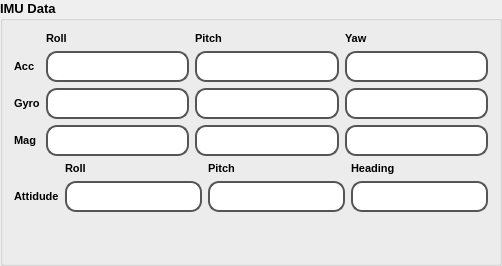
            <widget class="QGroupBox" name="groupBox_5">
             <property name="minimumSize">
              <size>
               <width>381</width>
               <height>223</height>
              </size>
             </property>
             <property name="font">
              <font>
               <pointsize>10</pointsize>
               <weight>75</weight>
               <bold>true</bold>
              </font>
             </property>
             <property name="title">
              <string>IMU Data</string>
             </property>
             <layout class="QGridLayout" name="gridLayout_12">
              <item row="1" column="0">
               <layout class="QGridLayout" name="gridLayout_11">
                <item row="0" column="1">
                 <widget class="QLabel" name="label_40">
                  <property name="font">
                   <font>
                    <pointsize>8</pointsize>
                    <weight>75</weight>
                    <bold>true</bold>
                   </font>
                  </property>
                  <property name="text">
                   <string>Roll</string>
                  </property>
                 </widget>
                </item>
                <item row="0" column="2">
                 <widget class="QLabel" name="label_41">
                  <property name="font">
                   <font>
                    <pointsize>8</pointsize>
                    <weight>75</weight>
                    <bold>true</bold>
                   </font>
                  </property>
                  <property name="text">
                   <string>Pitch</string>
                  </property>
                 </widget>
                </item>
                <item row="0" column="3">
                 <widget class="QLabel" name="label_3">
                  <property name="font">
                   <font>
                    <pointsize>8</pointsize>
                    <weight>75</weight>
                    <bold>true</bold>
                   </font>
                  </property>
                  <property name="text">
                   <string>Heading</string>
                  </property>
                 </widget>
                </item>
                <item row="1" column="0">
                 <widget class="QLabel" name="label">
                  <property name="font">
                   <font>
                    <pointsize>8</pointsize>
                    <weight>75</weight>
                    <bold>true</bold>
                   </font>
                  </property>
                  <property name="text">
                   <string>Attidude</string>
                  </property>
                 </widget>
                </item>
                <item row="1" column="1">
                 <widget class="QLineEdit" name="attRollLine">
                  <property name="styleSheet">
                   <string notr="true">QLineEdit{
background-color: rgb(255, 255, 255);
border: 2px solid #555;
border-radius: 11px;
padding: 5px;

}</string>
                  </property>
                  <property name="readOnly">
                   <bool>true</bool>
                  </property>
                 </widget>
                </item>
                <item row="1" column="2">
                 <widget class="QLineEdit" name="attPitchLine">
                  <property name="styleSheet">
                   <string notr="true">QLineEdit{
background-color: rgb(255, 255, 255);
border: 2px solid #555;
border-radius: 11px;
padding: 5px;

}</string>
                  </property>
                  <property name="readOnly">
                   <bool>true</bool>
                  </property>
                 </widget>
                </item>
                <item row="1" column="3">
                 <widget class="QLineEdit" name="attHeadingLine">
                  <property name="styleSheet">
                   <string notr="true">QLineEdit{
background-color: rgb(255, 255, 255);
border: 2px solid #555;
border-radius: 11px;
padding: 5px;

}</string>
                  </property>
                  <property name="readOnly">
                   <bool>true</bool>
                  </property>
                 </widget>
                </item>
               </layout>
              </item>
              <item row="0" column="0">
               <layout class="QGridLayout" name="gridLayout_10">
                <item row="0" column="1">
                 <widget class="QLabel" name="label_7">
                  <property name="font">
                   <font>
                    <pointsize>8</pointsize>
                    <weight>75</weight>
                    <bold>true</bold>
                   </font>
                  </property>
                  <property name="text">
                   <string>Roll</string>
                  </property>
                 </widget>
                </item>
                <item row="0" column="2">
                 <widget class="QLabel" name="label_8">
                  <property name="font">
                   <font>
                    <pointsize>8</pointsize>
                    <weight>75</weight>
                    <bold>true</bold>
                   </font>
                  </property>
                  <property name="text">
                   <string>Pitch</string>
                  </property>
                 </widget>
                </item>
                <item row="0" column="3">
                 <widget class="QLabel" name="label_9">
                  <property name="font">
                   <font>
                    <pointsize>8</pointsize>
                    <weight>75</weight>
                    <bold>true</bold>
                   </font>
                  </property>
                  <property name="text">
                   <string>Yaw</string>
                  </property>
                 </widget>
                </item>
                <item row="1" column="0">
                 <widget class="QLabel" name="label_4">
                  <property name="font">
                   <font>
                    <pointsize>8</pointsize>
                    <weight>75</weight>
                    <bold>true</bold>
                   </font>
                  </property>
                  <property name="text">
                   <string>Acc</string>
                  </property>
                 </widget>
                </item>
                <item row="1" column="1">
                 <widget class="QLineEdit" name="accRollLine">
                  <property name="styleSheet">
                   <string notr="true">QLineEdit{
background-color: rgb(255, 255, 255);
border: 2px solid #555;
border-radius: 11px;
padding: 5px;

}</string>
                  </property>
                  <property name="readOnly">
                   <bool>true</bool>
                  </property>
                 </widget>
                </item>
                <item row="1" column="2">
                 <widget class="QLineEdit" name="accPitchLine">
                  <property name="styleSheet">
                   <string notr="true">QLineEdit{
background-color: rgb(255, 255, 255);
border: 2px solid #555;
border-radius: 11px;
padding: 5px;

}</string>
                  </property>
                  <property name="readOnly">
                   <bool>true</bool>
                  </property>
                 </widget>
                </item>
                <item row="1" column="3">
                 <widget class="QLineEdit" name="accYawLine">
                  <property name="styleSheet">
                   <string notr="true">QLineEdit{
background-color: rgb(255, 255, 255);
border: 2px solid #555;
border-radius: 11px;
padding: 5px;

}</string>
                  </property>
                  <property name="readOnly">
                   <bool>true</bool>
                  </property>
                 </widget>
                </item>
                <item row="2" column="0">
                 <widget class="QLabel" name="label_5">
                  <property name="font">
                   <font>
                    <pointsize>8</pointsize>
                    <weight>75</weight>
                    <bold>true</bold>
                   </font>
                  </property>
                  <property name="text">
                   <string>Gyro</string>
                  </property>
                 </widget>
                </item>
                <item row="2" column="1">
                 <widget class="QLineEdit" name="gyroRollLine">
                  <property name="styleSheet">
                   <string notr="true">QLineEdit{
background-color: rgb(255, 255, 255);
border: 2px solid #555;
border-radius: 11px;
padding: 5px;

}</string>
                  </property>
                  <property name="readOnly">
                   <bool>true</bool>
                  </property>
                 </widget>
                </item>
                <item row="2" column="2">
                 <widget class="QLineEdit" name="gyroPitchLine">
                  <property name="styleSheet">
                   <string notr="true">QLineEdit{
background-color: rgb(255, 255, 255);
border: 2px solid #555;
border-radius: 11px;
padding: 5px;

}</string>
                  </property>
                  <property name="readOnly">
                   <bool>true</bool>
                  </property>
                 </widget>
                </item>
                <item row="2" column="3">
                 <widget class="QLineEdit" name="gyroYawLine">
                  <property name="styleSheet">
                   <string notr="true">QLineEdit{
background-color: rgb(255, 255, 255);
border: 2px solid #555;
border-radius: 11px;
padding: 5px;

}</string>
                  </property>
                  <property name="readOnly">
                   <bool>true</bool>
                  </property>
                 </widget>
                </item>
                <item row="3" column="0">
                 <widget class="QLabel" name="label_6">
                  <property name="font">
                   <font>
                    <pointsize>8</pointsize>
                    <weight>75</weight>
                    <bold>true</bold>
                   </font>
                  </property>
                  <property name="text">
                   <string>Mag</string>
                  </property>
                 </widget>
                </item>
                <item row="3" column="1">
                 <widget class="QLineEdit" name="magRollLine">
                  <property name="styleSheet">
                   <string notr="true">QLineEdit{
background-color: rgb(255, 255, 255);
border: 2px solid #555;
border-radius: 11px;
padding: 5px;

}</string>
                  </property>
                  <property name="readOnly">
                   <bool>true</bool>
                  </property>
                 </widget>
                </item>
                <item row="3" column="2">
                 <widget class="QLineEdit" name="magPitchLine">
                  <property name="styleSheet">
                   <string notr="true">QLineEdit{
background-color: rgb(255, 255, 255);
border: 2px solid #555;
border-radius: 11px;
padding: 5px;

}</string>
                  </property>
                  <property name="readOnly">
                   <bool>true</bool>
                  </property>
                 </widget>
                </item>
                <item row="3" column="3">
                 <widget class="QLineEdit" name="magYawLine">
                  <property name="styleSheet">
                   <string notr="true">QLineEdit{
background-color: rgb(255, 255, 255);
border: 2px solid #555;
border-radius: 11px;
padding: 5px;

}</string>
                  </property>
                  <property name="readOnly">
                   <bool>true</bool>
                  </property>
                 </widget>
                </item>
               </layout>
              </item>
              <item row="2" column="0">
               <spacer name="verticalSpacer_2">
                <property name="orientation">
                 <enum>Qt::Vertical</enum>
                </property>
                <property name="sizeHint" stdset="0">
                 <size>
                  <width>20</width>
                  <height>40</height>
                 </size>
                </property>
               </spacer>
              </item>
             </layout>
            </widget>
